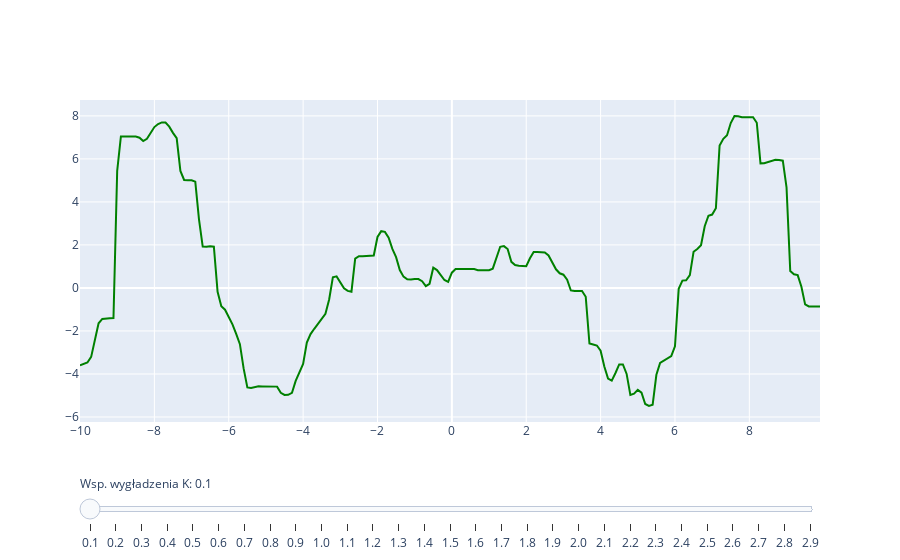

The notebook cell saved with this chart:
### Code cell
import plotly.graph_objects as go
import numpy as np

# Create figure
fig = go.Figure()

# Add traces
for step in np.arange(0.1, 3, 0.1):
    gkr = GKR(x_synth, y_synth, step)

    x_p=[]
    y_p = []
    for x in x_real:
        x_p.append(x)
        y_p.append(gkr.predict(x))

    trace1 = go.Scatter(
            visible=False,
            line=dict(color="green", width=2),
            name="Wykres dla wartości K: " + str(round(step, 1)),
            x=x_p,
            y=y_p)

    fig.add_trace(trace1)

for step in np.arange(0.1, 3, 0.1):
    trace3 = go.Scatter(
            visible=False,
            line=dict(color="red", width=2),
            name="y=x*sin(x)",
            x=x_real,
            y=y_real)

    fig.add_trace(trace3)

# Make 0th trace visible
fig.data[0].visible = True

# Create and add slider
steps = []
for i in range(len(np.arange(0.1, 3, 0.1))):
    step = dict(
        method="update",
        args=[{"visible": [False] * len(fig.data)},
              {"title": "Wykres dla regresji jądrowej (Gauss) z współczynnikiem wygładzenia równym: " + str((i+1)/10)}],
    )
    step["args"][0]["visible"][i] = True
    step["args"][0]["visible"][i+len(np.arange(0.1, 3, 0.1))] = True
    steps.append(step)

sliders = [dict(
    active=0,
    pad={"t": 50},
    steps=steps
)]

fig.update_layout(sliders=sliders)

# Edit slider labels
fig['layout']['sliders'][0]['currentvalue']['prefix']='Wsp. wygładzenia K: '
for i, j in enumerate(np.arange(0.1, 3, 0.1), start = 0):
    fig['layout']['sliders'][0]['steps'][i]['label']=round(j, 1)

fig.show()

### Figure 1 — Plotly figure (JSON) as saved in the notebook; plotly's stock layout.template omitted (floating-point values rounded to 4 significant figures; data arrays with more than 128 entries replaced by an {"elided": "..."} marker saying what was removed)
{"data": [{"line": {"color": "green", "width": 2}, "name": "Wykres dla wartości K: 0.1", "type": "scatter", "visible": true, "x": {"elided": "200 float values"}, "y": {"elided": "200 float values"}}, {"line": {"color": "green", "width": 2}, "name": "Wykres dla wartości K: 0.2", "type": "scatter", "visible": false, "x": {"elided": "200 float values"}, "y": {"elided": "200 float values"}}, {"line": {"color": "green", "width": 2}, "name": "Wykres dla wartości K: 0.3", "type": "scatter", "visible": false, "x": {"elided": "200 float values"}, "y": {"elided": "200 float values"}}, {"line": {"color": "green", "width": 2}, "name": "Wykres dla wartości K: 0.4", "type": "scatter", "visible": false, "x": {"elided": "200 float values"}, "y": {"elided": "200 float values"}}, {"line": {"color": "green", "width": 2}, "name": "Wykres dla wartości K: 0.5", "type": "scatter", "visible": false, "x": {"elided": "200 float values"}, "y": {"elided": "200 float values"}}, {"line": {"color": "green", "width": 2}, "name": "Wykres dla wartości K: 0.6", "type": "scatter", "visible": false, "x": {"elided": "200 float values"}, "y": {"elided": "200 float values"}}, {"line": {"color": "green", "width": 2}, "name": "Wykres dla wartości K: 0.7", "type": "scatter", "visible": false, "x": {"elided": "200 float values"}, "y": {"elided": "200 float values"}}, {"line": {"color": "green", "width": 2}, "name": "Wykres dla wartości K: 0.8", "type": "scatter", "visible": false, "x": {"elided": "200 float values"}, "y": {"elided": "200 float values"}}, {"line": {"color": "green", "width": 2}, "name": "Wykres dla wartości K: 0.9", "type": "scatter", "visible": false, "x": {"elided": "200 float values"}, "y": {"elided": "200 float values"}}, {"line": {"color": "green", "width": 2}, "name": "Wykres dla wartości K: 1.0", "type": "scatter", "visible": false, "x": {"elided": "200 float values"}, "y": {"elided": "200 float values"}}, {"line": {"color": "green", "width": 2}, "name": "Wykres dla wartości K: 1.1", "type": "scatter", "visible": false, "x": {"elided": "200 float values"}, "y": {"elided": "200 float values"}}, {"line": {"color": "green", "width": 2}, "name": "Wykres dla wartości K: 1.2", "type": "scatter", "visible": false, "x": {"elided": "200 float values"}, "y": {"elided": "200 float values"}}, {"line": {"color": "green", "width": 2}, "name": "Wykres dla wartości K: 1.3", "type": "scatter", "visible": false, "x": {"elided": "200 float values"}, "y": {"elided": "200 float values"}}, {"line": {"color": "green", "width": 2}, "name": "Wykres dla wartości K: 1.4", "type": "scatter", "visible": false, "x": {"elided": "200 float values"}, "y": {"elided": "200 float values"}}, {"line": {"color": "green", "width": 2}, "name": "Wykres dla wartości K: 1.5", "type": "scatter", "visible": false, "x": {"elided": "200 float values"}, "y": {"elided": "200 float values"}}, {"line": {"color": "green", "width": 2}, "name": "Wykres dla wartości K: 1.6", "type": "scatter", "visible": false, "x": {"elided": "200 float values"}, "y": {"elided": "200 float values"}}, {"line": {"color": "green", "width": 2}, "name": "Wykres dla wartości K: 1.7", "type": "scatter", "visible": false, "x": {"elided": "200 float values"}, "y": {"elided": "200 float values"}}, {"line": {"color": "green", "width": 2}, "name": "Wykres dla wartości K: 1.8", "type": "scatter", "visible": false, "x": {"elided": "200 float values"}, "y": {"elided": "200 float values"}}, {"line": {"color": "green", "width": 2}, "name": "Wykres dla wartości K: 1.9", "type": "scatter", "visible": false, "x": {"elided": "200 float values"}, "y": {"elided": "200 float values"}}, {"line": {"color": "green", "width": 2}, "name": "Wykres dla wartości K: 2.0", "type": "scatter", "visible": false, "x": {"elided": "200 float values"}, "y": {"elided": "200 float values"}}, {"line": {"color": "green", "width": 2}, "name": "Wykres dla wartości K: 2.1", "type": "scatter", "visible": false, "x": {"elided": "200 float values"}, "y": {"elided": "200 float values"}}, {"line": {"color": "green", "width": 2}, "name": "Wykres dla wartości K: 2.2", "type": "scatter", "visible": false, "x": {"elided": "200 float values"}, "y": {"elided": "200 float values"}}, {"line": {"color": "green", "width": 2}, "name": "Wykres dla wartości K: 2.3", "type": "scatter", "visible": false, "x": {"elided": "200 float values"}, "y": {"elided": "200 float values"}}, {"line": {"color": "green", "width": 2}, "name": "Wykres dla wartości K: 2.4", "type": "scatter", "visible": false, "x": {"elided": "200 float values"}, "y": {"elided": "200 float values"}}, {"line": {"color": "green", "width": 2}, "name": "Wykres dla wartości K: 2.5", "type": "scatter", "visible": false, "x": {"elided": "200 float values"}, "y": {"elided": "200 float values"}}, {"line": {"color": "green", "width": 2}, "name": "Wykres dla wartości K: 2.6", "type": "scatter", "visible": false, "x": {"elided": "200 float values"}, "y": {"elided": "200 float values"}}, {"line": {"color": "green", "width": 2}, "name": "Wykres dla wartości K: 2.7", "type": "scatter", "visible": false, "x": {"elided": "200 float values"}, "y": {"elided": "200 float values"}}, {"line": {"color": "green", "width": 2}, "name": "Wykres dla wartości K: 2.8", "type": "scatter", "visible": false, "x": {"elided": "200 float values"}, "y": {"elided": "200 float values"}}, {"line": {"color": "green", "width": 2}, "name": "Wykres dla wartości K: 2.9", "type": "scatter", "visible": false, "x": {"elided": "200 float values"}, "y": {"elided": "200 float values"}}, {"line": {"color": "red", "width": 2}, "name": "y=x*sin(x)", "type": "scatter", "visible": false, "x": {"elided": "200 float values"}, "y": {"elided": "200 float values"}}, {"line": {"color": "red", "width": 2}, "name": "y=x*sin(x)", "type": "scatter", "visible": false, "x": {"elided": "200 float values"}, "y": {"elided": "200 float values"}}, {"line": {"color": "red", "width": 2}, "name": "y=x*sin(x)", "type": "scatter", "visible": false, "x": {"elided": "200 float values"}, "y": {"elided": "200 float values"}}, {"line": {"color": "red", "width": 2}, "name": "y=x*sin(x)", "type": "scatter", "visible": false, "x": {"elided": "200 float values"}, "y": {"elided": "200 float values"}}, {"line": {"color": "red", "width": 2}, "name": "y=x*sin(x)", "type": "scatter", "visible": false, "x": {"elided": "200 float values"}, "y": {"elided": "200 float values"}}, {"line": {"color": "red", "width": 2}, "name": "y=x*sin(x)", "type": "scatter", "visible": false, "x": {"elided": "200 float values"}, "y": {"elided": "200 float values"}}, {"line": {"color": "red", "width": 2}, "name": "y=x*sin(x)", "type": "scatter", "visible": false, "x": {"elided": "200 float values"}, "y": {"elided": "200 float values"}}, {"line": {"color": "red", "width": 2}, "name": "y=x*sin(x)", "type": "scatter", "visible": false, "x": {"elided": "200 float values"}, "y": {"elided": "200 float values"}}, {"line": {"color": "red", "width": 2}, "name": "y=x*sin(x)", "type": "scatter", "visible": false, "x": {"elided": "200 float values"}, "y": {"elided": "200 float values"}}, {"line": {"color": "red", "width": 2}, "name": "y=x*sin(x)", "type": "scatter", "visible": false, "x": {"elided": "200 float values"}, "y": {"elided": "200 float values"}}, {"line": {"color": "red", "width": 2}, "name": "y=x*sin(x)", "type": "scatter", "visible": false, "x": {"elided": "200 float values"}, "y": {"elided": "200 float values"}}, {"line": {"color": "red", "width": 2}, "name": "y=x*sin(x)", "type": "scatter", "visible": false, "x": {"elided": "200 float values"}, "y": {"elided": "200 float values"}}, {"line": {"color": "red", "width": 2}, "name": "y=x*sin(x)", "type": "scatter", "visible": false, "x": {"elided": "200 float values"}, "y": {"elided": "200 float values"}}, {"line": {"color": "red", "width": 2}, "name": "y=x*sin(x)", "type": "scatter", "visible": false, "x": {"elided": "200 float values"}, "y": {"elided": "200 float values"}}, {"line": {"color": "red", "width": 2}, "name": "y=x*sin(x)", "type": "scatter", "visible": false, "x": {"elided": "200 float values"}, "y": {"elided": "200 float values"}}, {"line": {"color": "red", "width": 2}, "name": "y=x*sin(x)", "type": "scatter", "visible": false, "x": {"elided": "200 float values"}, "y": {"elided": "200 float values"}}, {"line": {"color": "red", "width": 2}, "name": "y=x*sin(x)", "type": "scatter", "visible": false, "x": {"elided": "200 float values"}, "y": {"elided": "200 float values"}}, {"line": {"color": "red", "width": 2}, "name": "y=x*sin(x)", "type": "scatter", "visible": false, "x": {"elided": "200 float values"}, "y": {"elided": "200 float values"}}, {"line": {"color": "red", "width": 2}, "name": "y=x*sin(x)", "type": "scatter", "visible": false, "x": {"elided": "200 float values"}, "y": {"elided": "200 float values"}}, {"line": {"color": "red", "width": 2}, "name": "y=x*sin(x)", "type": "scatter", "visible": false, "x": {"elided": "200 float values"}, "y": {"elided": "200 float values"}}, {"line": {"color": "red", "width": 2}, "name": "y=x*sin(x)", "type": "scatter", "visible": false, "x": {"elided": "200 float values"}, "y": {"elided": "200 float values"}}, {"line": {"color": "red", "width": 2}, "name": "y=x*sin(x)", "type": "scatter", "visible": false, "x": {"elided": "200 float values"}, "y": {"elided": "200 float values"}}, {"line": {"color": "red", "width": 2}, "name": "y=x*sin(x)", "type": "scatter", "visible": false, "x": {"elided": "200 float values"}, "y": {"elided": "200 float values"}}, {"line": {"color": "red", "width": 2}, "name": "y=x*sin(x)", "type": "scatter", "visible": false, "x": {"elided": "200 float values"}, "y": {"elided": "200 float values"}}, {"line": {"color": "red", "width": 2}, "name": "y=x*sin(x)", "type": "scatter", "visible": false, "x": {"elided": "200 float values"}, "y": {"elided": "200 float values"}}, {"line": {"color": "red", "width": 2}, "name": "y=x*sin(x)", "type": "scatter", "visible": false, "x": {"elided": "200 float values"}, "y": {"elided": "200 float values"}}, {"line": {"color": "red", "width": 2}, "name": "y=x*sin(x)", "type": "scatter", "visible": false, "x": {"elided": "200 float values"}, "y": {"elided": "200 float values"}}, {"line": {"color": "red", "width": 2}, "name": "y=x*sin(x)", "type": "scatter", "visible": false, "x": {"elided": "200 float values"}, "y": {"elided": "200 float values"}}, {"line": {"color": "red", "width": 2}, "name": "y=x*sin(x)", "type": "scatter", "visible": false, "x": {"elided": "200 float values"}, "y": {"elided": "200 float values"}}], "layout": {"sliders": [{"active": 0, "currentvalue": {"prefix": "Wsp. wygładzenia K: "}, "pad": {"t": 50}, "steps": [{"args": [{"visible": [true, false, false, false, false, false, false, false, false, false, false, false, false, false, false, false, false, false, false, false, false, false, false, false, false, false, false, false, false, true, false, false, false, false, false, false, false, false, false, false, false, false, false, false, false, false, false, false, false, false, false, false, false, false, false, false, false, false]}, {"title": "Wykres dla regresji jądrowej z współczynnikiem wygładzenia równym: 0.1"}], "label": "0.1", "method": "update"}, {"args": [{"visible": [false, true, false, false, false, false, false, false, false, false, false, false, false, false, false, false, false, false, false, false, false, false, false, false, false, false, false, false, false, false, true, false, false, false, false, false, false, false, false, false, false, false, false, false, false, false, false, false, false, false, false, false, false, false, false, false, false, false]}, {"title": "Wykres dla regresji jądrowej z współczynnikiem wygładzenia równym: 0.2"}], "label": "0.2", "method": "update"}, {"args": [{"visible": [false, false, true, false, false, false, false, false, false, false, false, false, false, false, false, false, false, false, false, false, false, false, false, false, false, false, false, false, false, false, false, true, false, false, false, false, false, false, false, false, false, false, false, false, false, false, false, false, false, false, false, false, false, false, false, false, false, false]}, {"title": "Wykres dla regresji jądrowej z współczynnikiem wygładzenia równym: 0.3"}], "label": "0.3", "method": "update"}, {"args": [{"visible": [false, false, false, true, false, false, false, false, false, false, false, false, false, false, false, false, false, false, false, false, false, false, false, false, false, false, false, false, false, false, false, false, true, false, false, false, false, false, false, false, false, false, false, false, false, false, false, false, false, false, false, false, false, false, false, false, false, false]}, {"title": "Wykres dla regresji jądrowej z współczynnikiem wygładzenia równym: 0.4"}], "label": "0.4", "method": "update"}, {"args": [{"visible": [false, false, false, false, true, false, false, false, false, false, false, false, false, false, false, false, false, false, false, false, false, false, false, false, false, false, false, false, false, false, false, false, false, true, false, false, false, false, false, false, false, false, false, false, false, false, false, false, false, false, false, false, false, false, false, false, false, false]}, {"title": "Wykres dla regresji jądrowej z współczynnikiem wygładzenia równym: 0.5"}], "label": "0.5", "method": "update"}, {"args": [{"visible": [false, false, false, false, false, true, false, false, false, false, false, false, false, false, false, false, false, false, false, false, false, false, false, false, false, false, false, false, false, false, false, false, false, false, true, false, false, false, false, false, false, false, false, false, false, false, false, false, false, false, false, false, false, false, false, false, false, false]}, {"title": "Wykres dla regresji jądrowej z współczynnikiem wygładzenia równym: 0.6"}], "label": "0.6", "method": "update"}, {"args": [{"visible": [false, false, false, false, false, false, true, false, false, false, false, false, false, false, false, false, false, false, false, false, false, false, false, false, false, false, false, false, false, false, false, false, false, false, false, true, false, false, false, false, false, false, false, false, false, false, false, false, false, false, false, false, false, false, false, false, false, false]}, {"title": "Wykres dla regresji jądrowej z współczynnikiem wygładzenia równym: 0.7"}], "label": "0.7", "method": "update"}, {"args": [{"visible": [false, false, false, false, false, false, false, true, false, false, false, false, false, false, false, false, false, false, false, false, false, false, false, false, false, false, false, false, false, false, false, false, false, false, false, false, true, false, false, false, false, false, false, false, false, false, false, false, false, false, false, false, false, false, false, false, false, false]}, {"title": "Wykres dla regresji jądrowej z współczynnikiem wygładzenia równym: 0.8"}], "label": "0.8", "method": "update"}, {"args": [{"visible": [false, false, false, false, false, false, false, false, true, false, false, false, false, false, false, false, false, false, false, false, false, false, false, false, false, false, false, false, false, false, false, false, false, false, false, false, false, true, false, false, false, false, false, false, false, false, false, false, false, false, false, false, false, false, false, false, false, false]}, {"title": "Wykres dla regresji jądrowej z współczynnikiem wygładzenia równym: 0.9"}], "label": "0.9", "method": "update"}, {"args": [{"visible": [false, false, false, false, false, false, false, false, false, true, false, false, false, false, false, false, false, false, false, false, false, false, false, false, false, false, false, false, false, false, false, false, false, false, false, false, false, false, true, false, false, false, false, false, false, false, false, false, false, false, false, false, false, false, false, false, false, false]}, {"title": "Wykres dla regresji jądrowej z współczynnikiem wygładzenia równym: 1.0"}], "label": "1.0", "method": "update"}, {"args": [{"visible": [false, false, false, false, false, false, false, false, false, false, true, false, false, false, false, false, false, false, false, false, false, false, false, false, false, false, false, false, false, false, false, false, false, false, false, false, false, false, false, true, false, false, false, false, false, false, false, false, false, false, false, false, false, false, false, false, false, false]}, {"title": "Wykres dla regresji jądrowej z współczynnikiem wygładzenia równym: 1.1"}], "label": "1.1", "method": "update"}, {"args": [{"visible": [false, false, false, false, false, false, false, false, false, false, false, true, false, false, false, false, false, false, false, false, false, false, false, false, false, false, false, false, false, false, false, false, false, false, false, false, false, false, false, false, true, false, false, false, false, false, false, false, false, false, false, false, false, false, false, false, false, false]}, {"title": "Wykres dla regresji jądrowej z współczynnikiem wygładzenia równym: 1.2"}], "label": "1.2", "method": "update"}, {"args": [{"visible": [false, false, false, false, false, false, false, false, false, false, false, false, true, false, false, false, false, false, false, false, false, false, false, false, false, false, false, false, false, false, false, false, false, false, false, false, false, false, false, false, false, true, false, false, false, false, false, false, false, false, false, false, false, false, false, false, false, false]}, {"title": "Wykres dla regresji jądrowej z współczynnikiem wygładzenia równym: 1.3"}], "label": "1.3", "method": "update"}, {"args": [{"visible": [false, false, false, false, false, false, false, false, false, false, false, false, false, true, false, false, false, false, false, false, false, false, false, false, false, false, false, false, false, false, false, false, false, false, false, false, false, false, false, false, false, false, true, false, false, false, false, false, false, false, false, false, false, false, false, false, false, false]}, {"title": "Wykres dla regresji jądrowej z współczynnikiem wygładzenia równym: 1.4"}], "label": "1.4", "method": "update"}, {"args": [{"visible": [false, false, false, false, false, false, false, false, false, false, false, false, false, false, true, false, false, false, false, false, false, false, false, false, false, false, false, false, false, false, false, false, false, false, false, false, false, false, false, false, false, false, false, true, false, false, false, false, false, false, false, false, false, false, false, false, false, false]}, {"title": "Wykres dla regresji jądrowej z współczynnikiem wygładzenia równym: 1.5"}], "label": "1.5", "method": "update"}, {"args": [{"visible": [false, false, false, false, false, false, false, false, false, false, false, false, false, false, false, true, false, false, false, false, false, false, false, false, false, false, false, false, false, false, false, false, false, false, false, false, false, false, false, false, false, false, false, false, true, false, false, false, false, false, false, false, false, false, false, false, false, false]}, {"title": "Wykres dla regresji jądrowej z współczynnikiem wygładzenia równym: 1.6"}], "label": "1.6", "method": "update"}, {"args": [{"visible": [false, false, false, false, false, false, false, false, false, false, false, false, false, false, false, false, true, false, false, false, false, false, false, false, false, false, false, false, false, false, false, false, false, false, false, false, false, false, false, false, false, false, false, false, false, true, false, false, false, false, false, false, false, false, false, false, false, false]}, {"title": "Wykres dla regresji jądrowej z współczynnikiem wygładzenia równym: 1.7"}], "label": "1.7", "method": "update"}, {"args": [{"visible": [false, false, false, false, false, false, false, false, false, false, false, false, false, false, false, false, false, true, false, false, false, false, false, false, false, false, false, false, false, false, false, false, false, false, false, false, false, false, false, false, false, false, false, false, false, false, true, false, false, false, false, false, false, false, false, false, false, false]}, {"title": "Wykres dla regresji jądrowej z współczynnikiem wygładzenia równym: 1.8"}], "label": "1.8", "method": "update"}, {"args": [{"visible": [false, false, false, false, false, false, false, false, false, false, false, false, false, false, false, false, false, false, true, false, false, false, false, false, false, false, false, false, false, false, false, false, false, false, false, false, false, false, false, false, false, false, false, false, false, false, false, true, false, false, false, false, false, false, false, false, false, false]}, {"title": "Wykres dla regresji jądrowej z współczynnikiem wygładzenia równym: 1.9"}], "label": "1.9", "method": "update"}, {"args": [{"visible": [false, false, false, false, false, false, false, false, false, false, false, false, false, false, false, false, false, false, false, true, false, false, false, false, false, false, false, false, false, false, false, false, false, false, false, false, false, false, false, false, false, false, false, false, false, false, false, false, true, false, false, false, false, false, false, false, false, false]}, {"title": "Wykres dla regresji jądrowej z współczynnikiem wygładzenia równym: 2.0"}], "label": "2.0", "method": "update"}, {"args": [{"visible": [false, false, false, false, false, false, false, false, false, false, false, false, false, false, false, false, false, false, false, false, true, false, false, false, false, false, false, false, false, false, false, false, false, false, false, false, false, false, false, false, false, false, false, false, false, false, false, false, false, true, false, false, false, false, false, false, false, false]}, {"title": "Wykres dla regresji jądrowej z współczynnikiem wygładzenia równym: 2.1"}], "label": "2.1", "method": "update"}, {"args": [{"visible": [false, false, false, false, false, false, false, false, false, false, false, false, false, false, false, false, false, false, false, false, false, true, false, false, false, false, false, false, false, false, false, false, false, false, false, false, false, false, false, false, false, false, false, false, false, false, false, false, false, false, true, false, false, false, false, false, false, false]}, {"title": "Wykres dla regresji jądrowej z współczynnikiem wygładzenia równym: 2.2"}], "label": "2.2", "method": "update"}, {"args": [{"visible": [false, false, false, false, false, false, false, false, false, false, false, false, false, false, false, false, false, false, false, false, false, false, true, false, false, false, false, false, false, false, false, false, false, false, false, false, false, false, false, false, false, false, false, false, false, false, false, false, false, false, false, true, false, false, false, false, false, false]}, {"title": "Wykres dla regresji jądrowej z współczynnikiem wygładzenia równym: 2.3"}], "label": "2.3", "method": "update"}, {"args": [{"visible": [false, false, false, false, false, false, false, false, false, false, false, false, false, false, false, false, false, false, false, false, false, false, false, true, false, false, false, false, false, false, false, false, false, false, false, false, false, false, false, false, false, false, false, false, false, false, false, false, false, false, false, false, true, false, false, false, false, false]}, {"title": "Wykres dla regresji jądrowej z współczynnikiem wygładzenia równym: 2.4"}], "label": "2.4", "method": "update"}, {"args": [{"visible": [false, false, false, false, false, false, false, false, false, false, false, false, false, false, false, false, false, false, false, false, false, false, false, false, true, false, false, false, false, false, false, false, false, false, false, false, false, false, false, false, false, false, false, false, false, false, false, false, false, false, false, false, false, true, false, false, false, false]}, {"title": "Wykres dla regresji jądrowej z współczynnikiem wygładzenia równym: 2.5"}], "label": "2.5", "method": "update"}, {"args": [{"visible": [false, false, false, false, false, false, false, false, false, false, false, false, false, false, false, false, false, false, false, false, false, false, false, false, false, true, false, false, false, false, false, false, false, false, false, false, false, false, false, false, false, false, false, false, false, false, false, false, false, false, false, false, false, false, true, false, false, false]}, {"title": "Wykres dla regresji jądrowej z współczynnikiem wygładzenia równym: 2.6"}], "label": "2.6", "method": "update"}, {"args": [{"visible": [false, false, false, false, false, false, false, false, false, false, false, false, false, false, false, false, false, false, false, false, false, false, false, false, false, false, true, false, false, false, false, false, false, false, false, false, false, false, false, false, false, false, false, false, false, false, false, false, false, false, false, false, false, false, false, true, false, false]}, {"title": "Wykres dla regresji jądrowej z współczynnikiem wygładzenia równym: 2.7"}], "label": "2.7", "method": "update"}, {"args": [{"visible": [false, false, false, false, false, false, false, false, false, false, false, false, false, false, false, false, false, false, false, false, false, false, false, false, false, false, false, true, false, false, false, false, false, false, false, false, false, false, false, false, false, false, false, false, false, false, false, false, false, false, false, false, false, false, false, false, true, false]}, {"title": "Wykres dla regresji jądrowej z współczynnikiem wygładzenia równym: 2.8"}], "label": "2.8", "method": "update"}, {"args": [{"visible": [false, false, false, false, false, false, false, false, false, false, false, false, false, false, false, false, false, false, false, false, false, false, false, false, false, false, false, false, true, false, false, false, false, false, false, false, false, false, false, false, false, false, false, false, false, false, false, false, false, false, false, false, false, false, false, false, false, true]}, {"title": "Wykres dla regresji jądrowej z współczynnikiem wygładzenia równym: 2.9"}], "label": "2.9", "method": "update"}]}]}}
